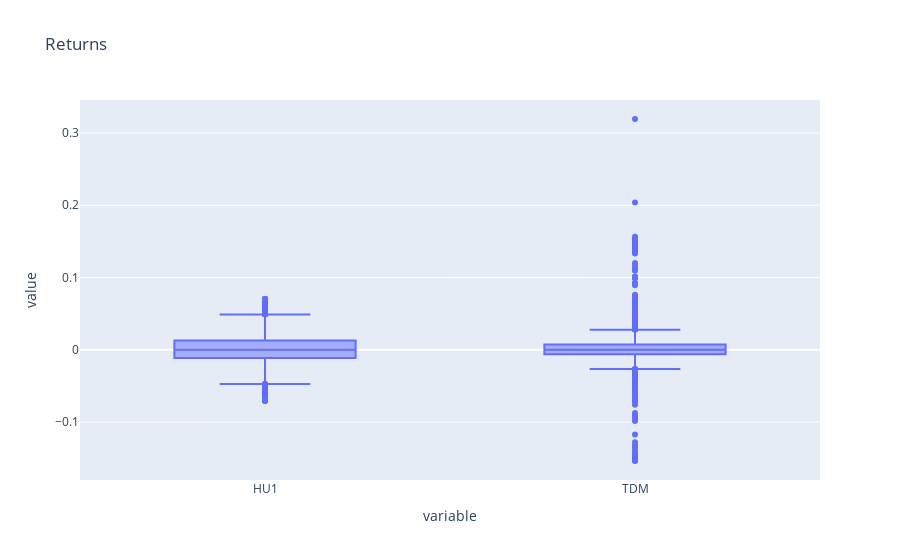

The code cell stored with this chart in its notebook:
### Code cell
a.plot_box_returns(['HU1','TDM'])

### Figure 1 — Plotly figure (JSON) as saved in the notebook; plotly's stock layout.template omitted (floating-point values rounded to 4 significant figures; data arrays with more than 128 entries replaced by an {"elided": "..."} marker saying what was removed)
{"data": [{"alignmentgroup": "True", "hovertemplate": "variable=%{x}<br>value=%{y}<extra></extra>", "legendgroup": "", "marker": {"color": "#636efa"}, "name": "", "notched": false, "offsetgroup": "", "orientation": "v", "showlegend": false, "type": "box", "x": {"elided": "5004 str values"}, "x0": " ", "xaxis": "x", "y": {"elided": "5004 float values"}, "y0": " ", "yaxis": "y"}], "layout": {"boxmode": "group", "legend": {"tracegroupgap": 0}, "title": {"text": "Returns"}, "xaxis": {"anchor": "y", "domain": [0, 1], "title": {"text": "variable"}}, "yaxis": {"anchor": "x", "domain": [0, 1], "title": {"text": "value"}}}}
